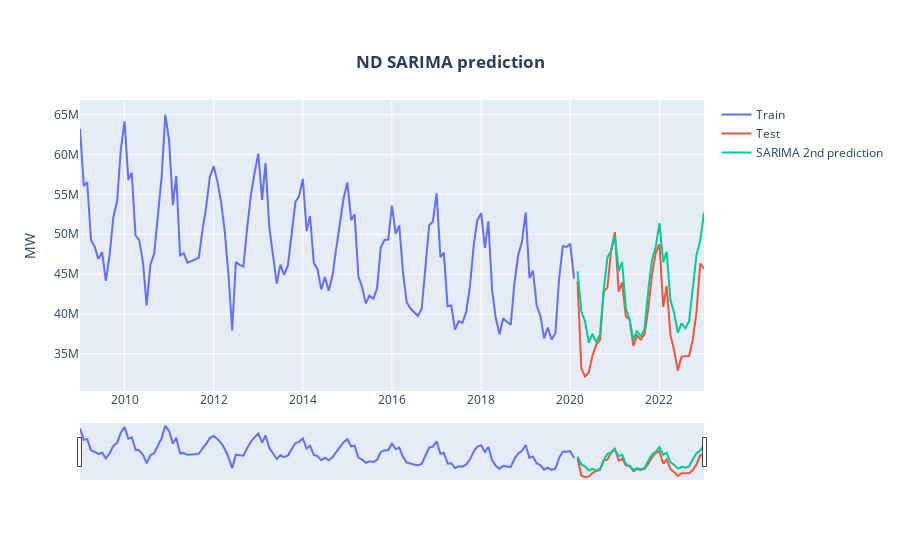

Here is the notebook cell this chart was saved with:
### Code cell
#Plot predictions
fig = go.Figure()

fig.add_trace(go.Scatter(x=train_2.index, y=train_2, name="Train"))
fig.add_trace(go.Scatter(x=test_2.index, y=test_2, name="Test"))
fig.add_trace(go.Scatter(x=test_2.index, y=df_monthly.loc[test_2.index, 'SARIMA_predict2'], name="SARIMA 2nd prediction"))
fig.update_xaxes(rangeslider_visible=True)
fig.update_layout(
    title={
        'text': "<b>ND SARIMA prediction<b>",
        'y': 0.9,
        'x': 0.5,
        'xanchor': 'center',
        'yanchor': 'top',},
    yaxis_title="MW"
)

fig.show()
